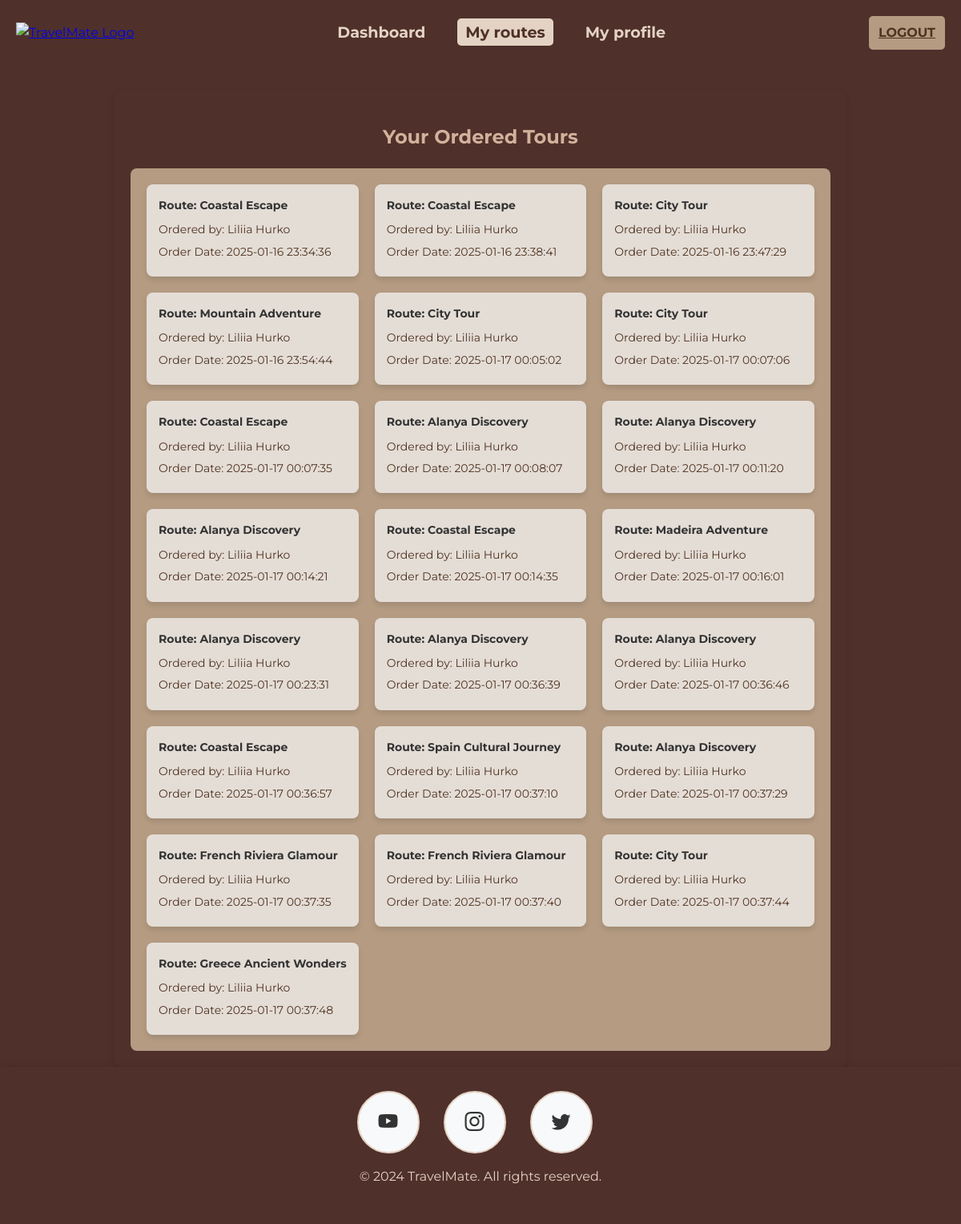
The app's page /index.php?page=myroutes (signed in) with its own data.
### tables this page shows
CREATE TABLE `orders` (
  `id` int(11) NOT NULL,
  `route_id` varchar(255) NOT NULL,
  `user_id` varchar(255) NOT NULL,
  `user_name` varchar(255) NOT NULL,
  `created_at` timestamp NOT NULL DEFAULT current_timestamp()
);

CREATE TABLE `user_routes` (
  `id` int(11) NOT NULL,
  `name` varchar(255) NOT NULL,
  `description` text DEFAULT NULL,
  `created_at` timestamp NOT NULL DEFAULT current_timestamp(),
  `visibility` enum('public','private') NOT NULL DEFAULT 'private',
  `route_type` enum('sea','mountain','ski_resort','cultural','adventure') NOT NULL DEFAULT 'adventure',
  `continent` enum('Europe','Asia','America','Africa','Oceania') NOT NULL DEFAULT 'Europe'
);

### index.php (called while the page is built, shortened)
<?php
$routes = [
    'home' => 'views/home.php',
    'login' => 'views/login.php',
    'logout' => 'controllers/logoutController.php',
    'about' => 'views/about.php',
    'contact' => 'views/contact.php',
    'register' => 'views/register.php',
    'registercontroller' => 'controllers/registerController.php',
    'logincontroller' =>  'controllers/loginController.php',
    'dashboard' => 'controllers/dashboardController.php',
    'myroutes' => 'views/my-routes.php',
    'profile' => 'views/profile.php',
    'profilecontroller' =>  'controllers/profileController.php',
];
$page = isset($_GET['page']) ? $_GET['page'] : 'home';
$page = strtolower($page);
require_once $routes[$page];

### controllers/orderController.php (called while the page is built, shortened)
<?php
$user_id = isset($_SESSION['user_id']) ? $_SESSION['user_id'] : 22;
$pdo = getPDO();
$sql = "
    SELECT orders.*, user_routes.name AS route_name
    FROM orders
    LEFT JOIN user_routes ON orders.route_id = user_routes.id
    WHERE orders.user_id = :user_id
";
$stmt = $pdo->prepare($sql);
$stmt->execute(['user_id' => $user_id]);
$orders = $stmt->fetchAll();
return $orders;
?>

### views/my-routes.php (the view, shortened to what this page needs)
<?php
$orders = include __DIR__ . '/../controllers/orderController.php';
?>
<!DOCTYPE html>
<html lang="en">
<head>
    <link rel="stylesheet" href="../assets/styles.css">
    <link href="https://cdn.jsdelivr.net/npm/bootstrap-icons/font/bootstrap-icons.css" rel="stylesheet">
</head>
<header>
    <div class="logo">
        <a href="/?page=home">
            <img src="../images/logo2.png" alt="TravelMate Logo"/>
        </a>
    </div>
    <nav>
        <ul>
            <li><a href="index.php?page=dashboard" class="btn btn-light-chocolate">Dashboard</a></li>
            <li><a href="index.php?page=myroutes" class="btn btn-light-chocolate active">My routes</a></li>
            <li><a href="index.php?page=profile" class="btn btn-light-chocolate">My profile</a></li>
        </ul>
    </nav>
    <div class="auth-links">
        <a href="index.php?page=logout" class="btn btn-primary me-2">Logout</a>
    </div>
</header>
<body>
    <div class="orders-list">
        <h2>Your Ordered Tours</h2>
        <div class="orders-container">
            <?php
            if (!empty($orders)) {
                foreach ($orders as $order) {
                    echo "<div class='order-item'>
                        <div class='order-details'>
                            <span class='route-name'>Route: " . htmlspecialchars($order["route_name"]) . "</span>
                            <span class='order-user'>Ordered by: " . htmlspecialchars($order["user_name"]) . "</span>
                            <span class='order-date'>Order Date: " . htmlspecialchars($order["created_at"]) . "</span>
                        </div>
                    </div>";
                }
            } else {
                echo "<div class='no-orders'>No orders found.</div>";
            }
            ?>
        </div>
    </div>
<footer class="text-center py-3">
    <div class="social-icons">
        <a href="https://www.youtube.com/@ptuxermann" target="_blank"
           class="btn btn-light-chocolate rounded-circle me-2">
            <i class="bi bi-youtube" style="font-size: 24px;"></i>
        </a>
        <a href="https://www.instagram.com/ptuxerman/" target="_blank"
           class="btn btn-light-chocolate rounded-circle me-2">
            <i class="bi bi-instagram" style="font-size: 24px;"></i>
        </a>
        <a href="https://x.com/drewbinsky?s=21" target="_blank" class="btn btn-light-chocolate rounded-circle me-2">
            <i class="bi bi-twitter" style="font-size: 24px;"></i>
        </a>
    </div>
    <p>&copy; 2024 TravelMate. All rights reserved.</p>
</footer>
</body>
</html>

### assets/styles.css (style rules this page uses)
body, html { font-family: 'Montserrat', sans-serif; margin: 0; padding: 0; background-color: #4f302b; color: #F9F5F3; line-height: 1.6; height: 100%; }
body { display: flex; flex-direction: column; }
header { background: #4f302b; color: #F9F5F3; padding: 20px; display: flex; align-items: center; justify-content: space-between; position: relative; font-family: 'Montserrat', sans-serif; }
header .logo img { max-height: 60px; }
header nav { flex: 1; text-align: center; }
header nav ul { list-style: none; margin: 0; padding: 0; display: flex; gap: 30px; justify-content: center; }
header nav ul li a { text-decoration: none; font-family: 'Montserrat', sans-serif; font-size: 1.2rem; font-weight: bold; color: #E4D3C4; padding: 5px 10px; border-radius: 5px; transition: background-color 0.3s ease, color 0.3s ease; }
header nav ul li a.active { color: #4f302b; background-color: #E4D3C4; }
.auth-links { display: flex; gap: 15px; }
.auth-links .btn { padding: 8px 12px; font-size: 1rem; font-weight: bold; text-transform: uppercase; border: none; border-radius: 5px; background-color: #B49B82; color: #4f3321; transition: background-color 0.3s ease, color 0.3s ease; }
footer { background-color: #f8f9fa; color: #333; position: relative; bottom: 0; width: 100%; padding: 30px 0; box-shadow: 0 -1px 10px rgba(0, 0, 0, 0.1); }
footer p { color: #E4D3C4; }
section, header, footer { margin: 0; }
section, main, footer { background-color: #4f302b; }
.social-icons { display: flex; justify-content: center; gap: 15px; }
.social-icons a { width: 50px; height: 50px; display: flex; justify-content: center; align-items: center; font-size: 24px; background-color: transparent; color: #E4D3C4; border: 2px solid #E4D3C4; transition: background-color 0.3s ease, color 0.3s ease; }
.social-icons i { font-size: 24px; }
.btn-primary { background-color: #B49B82; color: #4f3321; }
h2 { font-family: 'Montserrat', sans-serif; font-weight: 700; color: #E4D3C4; text-align: center; margin-bottom: 25px; }
p { text-align: center; }
.social-icons a { color: #333; font-size: 30px; padding: 12px; border-radius: 50%; background-color: #f8f9fa; margin-right: 15px; transition: transform 0.3s ease, background-color 0.3s ease; }
.orders-list { background-color: #4f302b; padding: 20px; border-radius: 8px; box-shadow: 0 4px 8px rgba(0, 0, 0, 0.1); margin-top: 30px; max-width: 900px; margin-left: auto; margin-right: auto; }
.orders-list h2 { font-size: 24px; color: #D2B29B; font-family: 'Montserrat', sans-serif; margin-bottom: 20px; text-align: center; }
.orders-container { display: grid; grid-template-columns: repeat(3, 1fr); gap: 20px; padding: 20px; background-color: #B49B82; border-radius: 8px; }
.order-item { background-color: rgba(249, 249, 249, 0.7); padding: 15px; border-radius: 8px; box-shadow: 0 4px 6px rgba(0, 0, 0, 0.1); display: flex; flex-direction: column; align-items: flex-start; text-align: left; }
.order-details span { display: block; margin-bottom: 8px; font-size: 14px; color: #555; }
.order-details .route-name { font-weight: 700; color: #333; }
.order-item .route-id, .order-item .order-user, .order-item .order-date { font-size: 14px; color: #4f3321; margin: 5px 0; }
.route-name { color: #4f3321; font-weight: bold; font-size: 16px; margin-bottom: 5px; display: block; }

### records on screen
orders: user_routes.name "Coastal Escape", user_name "Liliia Hurko", created_at "2025-01-16 23:34:36"
orders: user_routes.name "Coastal Escape", user_name "Liliia Hurko", created_at "2025-01-16 23:38:41"
orders: user_routes.name "City Tour", user_name "Liliia Hurko", created_at "2025-01-16 23:47:29"
orders: user_routes.name "Mountain Adventure", user_name "Liliia Hurko", created_at "2025-01-16 23:54:44"
orders: user_routes.name "City Tour", user_name "Liliia Hurko", created_at "2025-01-17 00:05:02"
orders: user_routes.name "City Tour", user_name "Liliia Hurko", created_at "2025-01-17 00:07:06"
orders: user_routes.name "Coastal Escape", user_name "Liliia Hurko", created_at "2025-01-17 00:07:35"
orders: user_routes.name "Alanya Discovery", user_name "Liliia Hurko", created_at "2025-01-17 00:08:07"
orders: user_routes.name "Alanya Discovery", user_name "Liliia Hurko", created_at "2025-01-17 00:11:20"
orders: user_routes.name "Alanya Discovery", user_name "Liliia Hurko", created_at "2025-01-17 00:14:21"
orders: user_routes.name "Coastal Escape", user_name "Liliia Hurko", created_at "2025-01-17 00:14:35"
orders: user_routes.name "Madeira Adventure", user_name "Liliia Hurko", created_at "2025-01-17 00:16:01"
orders: user_routes.name "Alanya Discovery", user_name "Liliia Hurko", created_at "2025-01-17 00:23:31"
orders: user_routes.name "Alanya Discovery", user_name "Liliia Hurko", created_at "2025-01-17 00:36:39"
orders: user_routes.name "Alanya Discovery", user_name "Liliia Hurko", created_at "2025-01-17 00:36:46"
orders: user_routes.name "Coastal Escape", user_name "Liliia Hurko", created_at "2025-01-17 00:36:57"
orders: user_routes.name "Spain Cultural Journey", user_name "Liliia Hurko", created_at "2025-01-17 00:37:10"
orders: user_routes.name "Alanya Discovery", user_name "Liliia Hurko", created_at "2025-01-17 00:37:29"
orders: user_routes.name "French Riviera Glamour", user_name "Liliia Hurko", created_at "2025-01-17 00:37:35"
orders: user_routes.name "French Riviera Glamour", user_name "Liliia Hurko", created_at "2025-01-17 00:37:40"
orders: user_routes.name "City Tour", user_name "Liliia Hurko", created_at "2025-01-17 00:37:44"
orders: user_routes.name "Greece Ancient Wonders", user_name "Liliia Hurko", created_at "2025-01-17 00:37:48"
